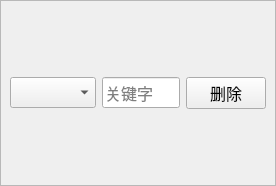
<?xml version="1.0" encoding="UTF-8"?>
<ui version="4.0">
    <class>Form</class>
    <widget class="QWidget" name="Form">
        <property name="geometry">
            <rect>
                <x>0</x>
                <y>0</y>
                <width>276</width>
                <height>186</height>
            </rect>
        </property>
        <property name="font">
            <font>
                <family>微软雅黑</family>
                <pointsize>12</pointsize>
            </font>
        </property>
        <property name="windowTitle">
            <string>Form</string>
        </property>
        <layout class="QHBoxLayout" name="horizontalLayout">
            <property name="spacing">
                <number>0</number>
            </property>
            <property name="leftMargin">
                <number>0</number>
            </property>
            <property name="topMargin">
                <number>0</number>
            </property>
            <property name="rightMargin">
                <number>0</number>
            </property>
            <property name="bottomMargin">
                <number>0</number>
            </property>
            <item>
                <widget class="QFrame" name="frame">
                    <property name="frameShape">
                        <enum>QFrame::StyledPanel</enum>
                    </property>
                    <property name="frameShadow">
                        <enum>QFrame::Plain</enum>
                    </property>
                    <layout class="QHBoxLayout" name="horizontalLayout_2">
                        <item>
                            <widget class="QComboBox" name="comboBox"/>
                        </item>
                        <item>
                            <widget class="QLineEdit" name="lineEdit">
                                <property name="sizePolicy">
                                    <sizepolicy hsizetype="Preferred" vsizetype="Fixed">
                                        <horstretch>0</horstretch>
                                        <verstretch>0</verstretch>
                                    </sizepolicy>
                                </property>
                                <property name="placeholderText">
                                    <string>关键字</string>
                                </property>
                            </widget>
                        </item>
                        <item>
                            <widget class="QPushButton" name="btn_delete">
                                <property name="cursor">
                                    <cursorShape>PointingHandCursor</cursorShape>
                                </property>
                                <property name="text">
                                    <string>删除</string>
                                </property>
                            </widget>
                        </item>
                    </layout>
                </widget>
            </item>
        </layout>
    </widget>
    <resources/>
    <connections/>
</ui>
